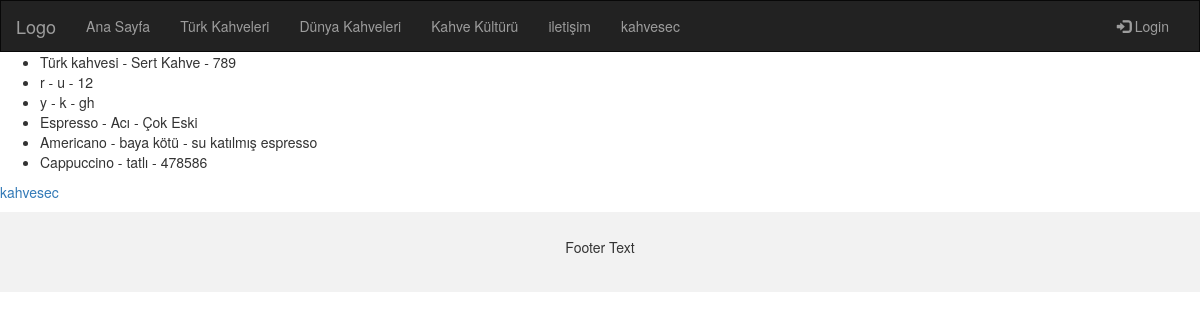
/index, run on the app's committed database.
### tables this page shows
CREATE TABLE "tblkahve" (
	"id"	INTEGER NOT NULL,
	"kahvename"	TEXT,
	"kahvetur"	TEXT,
	"kahveyıl"	TEXT,
	PRIMARY KEY("id" AUTOINCREMENT)
);

### main.py (the view)
@app.route("/")
@app.route("/index")
def index():
    kahveler = veriAl()
    return render_template("index.html", kahveler=kahveler)

### main.py (called while the page is built)
def veriAl():
    with sqlite3.connect('kahve.db') as con:
        cur = con.cursor()
        cur.execute("SELECT * FROM tblkahve")
        data = cur.fetchall()
    return data

### templates/index.html
{% extends "base.html" %}
{% block content %}
<ul>
    {% for kahve in kahveler %}
    <li>{{ kahve[1] }} - {{ kahve[2] }} - {{ kahve[3] }}<br></li>
    {% endfor %}
</ul>
{% endblock %}

### data on the page
tblkahve: kahvename "Türk kahvesi", kahvetur "Sert Kahve", kahveyıl "789"
tblkahve: kahvename "r", kahvetur "u", kahveyıl "12"
tblkahve: kahvename "y", kahvetur "k", kahveyıl "gh"
tblkahve: kahvename "Espresso", kahvetur "Acı", kahveyıl "Çok Eski"
tblkahve: kahvename "Americano", kahvetur "baya kötü", kahveyıl "su katılmış espresso"
tblkahve: kahvename "Cappuccino", kahvetur "tatlı", kahveyıl "478586"
